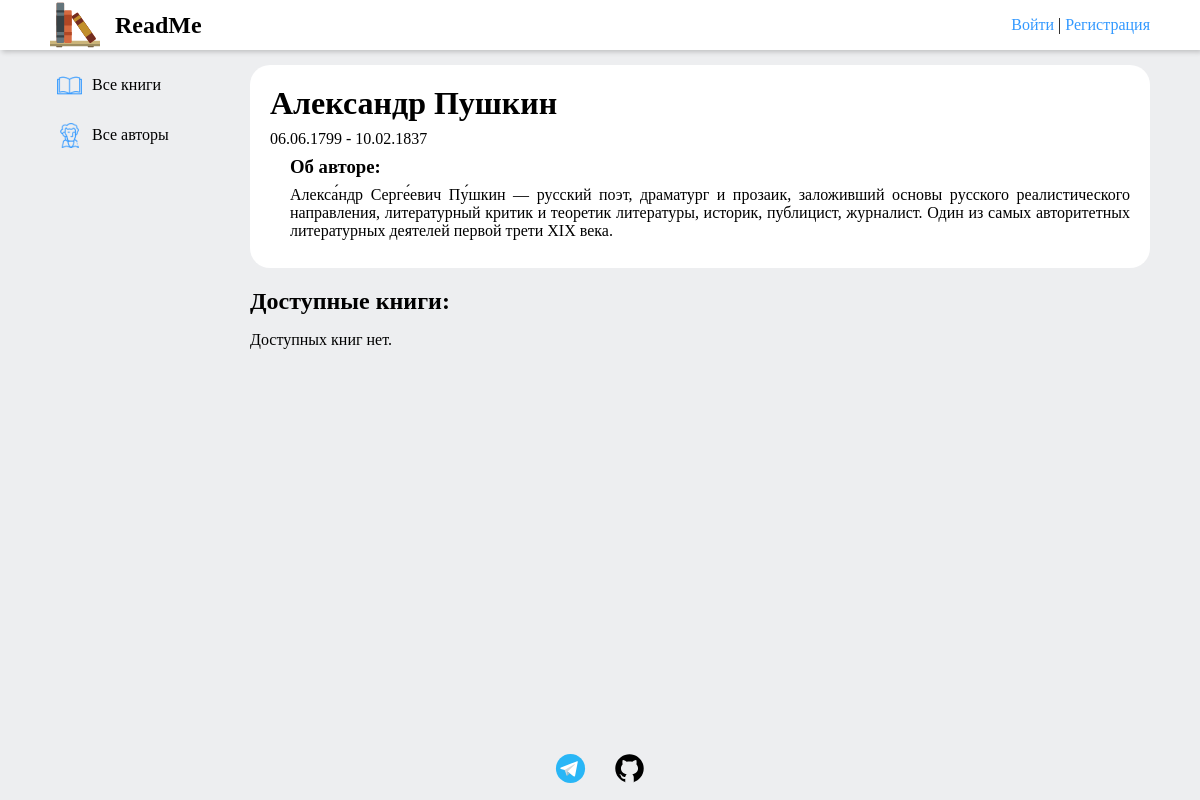
Page /author/aleksandr-pushkin on the committed database.
### Catalog/models.py (models this page shows, shortened)
class Author(models.Model):
    first_name = models.CharField(
        max_length=200,
        db_index=True,
        verbose_name='Имя'
    )
    last_name = models.CharField(
        max_length=200,
        db_index=True,
        verbose_name='Фамилия'
    )
    slug = models.SlugField(
        max_length=200,
        unique=True,
        db_index=True)
    date_of_birth = models.DateField(
        verbose_name='Дата рождения'
    )
    date_of_death = models.DateField(
        blank=True,
        null=True,
        verbose_name='Дата смерти'
    )
    about = models.TextField(
        max_length=1000,
        blank=True,
        null=True,
        default="",
        verbose_name='Об авторе'
    )
    image = models.ImageField(
        upload_to=author_media_path,
        null=True,
        blank=True,
        verbose_name='Изображение'
    )
    def get_absolute_url(self):
        return reverse('author_detail', kwargs={'slug': self.slug})
    class Meta:
        ordering = ["first_name", "last_name"]
        verbose_name = "Автор"
        verbose_name_plural = "Авторы"

### Catalog/views.py (the view)
# urls.py: path("author/<slug:slug>", views.AuthorDetailView.as_view(), name="author_detail"),
class AuthorDetailView(DetailView):
    model = Author
    template_name = 'catalog/authors/author_detail.html'
    paginate_by = 5
    def get_context_data(self, **kwargs: Any) -> dict[str, Any]:
        context = super().get_context_data(**kwargs)
        context['title_name'] = f"{context['author'].first_name} {context['author'].last_name}"
        books = context['author'].book_set.all()
        paginator = Paginator(books, self.paginate_by)
        page_number = self.request.GET.get('page')
        page_obj = paginator.get_page(page_number)
        context['page_obj'] = page_obj
        return context

### Catalog/templatetags/catalog_tags.py (called while the page is built)
@register.filter(name='has_group')
def has_group(user, group_name):
    return user.groups.filter(name=group_name).exists()

### Catalog/templates/catalog/authors/author_detail.html (shortened to what this page needs)
{% extends "catalog/base.html" %}
{% load static %}
{% load catalog_tags %}
{% block content %}
<div class="post-object big-object author">
    <div>
        <h1>
            {{ author.first_name }} {{ author.last_name }}
        </h1>
        <p>{{ author.date_of_birth|date:"d.m.Y" }} - {{ author.date_of_death|date:"d.m.Y"|default:"..." }}</p>
    </div>
    <div class="big-object__info author__info">
        <div class="author__about">
            <h3>Об авторе:</h3>
            {% include "catalog/common/objects_about.html" with object=author object_name="об авторе" %}
        </div>
    </div>
</div>
<div class="list-block">
    <h2>Доступные книги:</h2>
    {% if page_obj %}
        {% for book in page_obj %}
            {% include "catalog/authors/authors_book_info.html" with book=book %}
        {% endfor %}
    {% else %}
        <p>Доступных книг нет.</p>
    {% endif %}
</div>
{% endblock %}

### Catalog/templates/catalog/common/objects_about.html
{% if object.about %}
    <p>{{ object.about }}</p>
{% else %}
    <p>К сожалению, сейчас информация {{ object_name }} отсутствует.</p>
{% endif %}

### Catalog/static/Catalog/css/style.css (style rules this page uses)
* { outline: 0; padding: 0; margin: 0; list-style-type: none; text-align: justify; text-decoration: none; color: black; box-sizing: border-box; }
html, body { height: 100%; background: #EDEEF0; }
p { margin-top: 1em ; margin-bottom: 1em ; }
.post-object { background-color: #fff; border-radius: 20px; padding: 20px; width: 100%; margin-bottom: 20px; }
.list-block h2 { margin-bottom: 15px; }
.big-object p { margin: 8px 0; }
.big-object__info { display: flex; }

### rows in the picture
Author: first_name "Александр", last_name "Пушкин", date_of_birth "06.06.1799", date_of_death "10.02.1837", about "Алекса́ндр Серге́евич Пу́шкин — русский поэт, драматург и прозаик, заложивший основы русского реалистического направления, литературный критик и теоретик литературы, историк, публицист, журналист. Один из самых авторитетных литературных деятелей первой трети XIX века."
